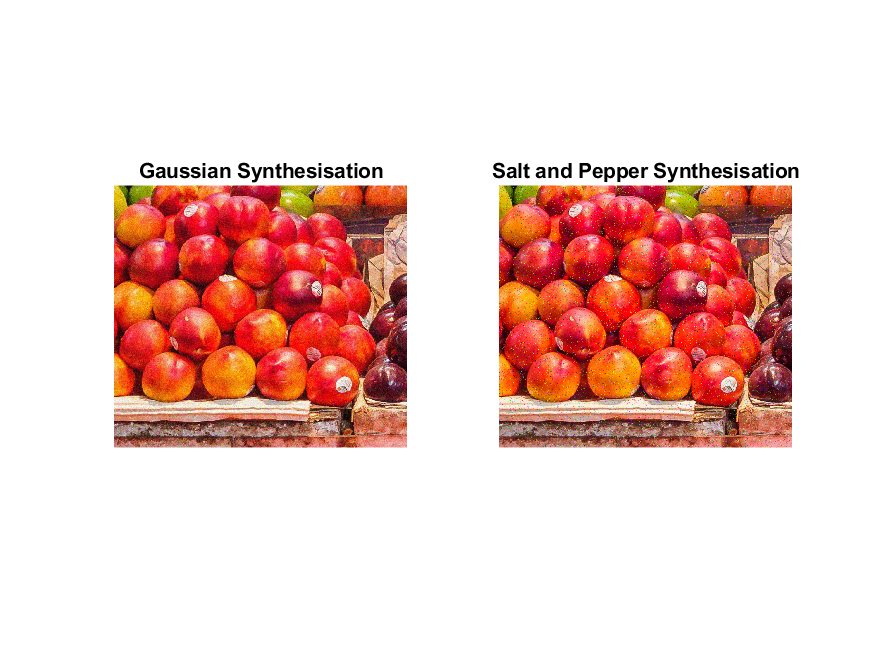
%> input picture Lab 1 - Part I - Introduction to Images and Videos/Figures/FruitsWithNoise.png, 875 x 656 px, given in place of Fruits.jpg, which was not available
$ octave Lab1Part2initial.m   (GNU Octave 9; MATLAB toolbox functions it lacks are replaced by stand-ins)
%> lines starting %> are read from the running program, lines starting %| are printed output that depends on the picture; in (x1, y1, x2, y2) boxes, pixels count from 0 and x2, y2 are one past the last pixel; in counts of white or black regions, pixels touching at a corner belong together; the program's own positions count from 1; pictures that were not available may be replaced by others from this repository, and a replacement may not be noted
% Lab 1 part 2 finalised script

clear
close all;

Fruits = imread('Images\Fruits.jpg');
%> Fruits is the input picture: size 656x875x3 uint8; mean R, G, B 238.4, 206.7, 200.6
imwrite(Fruits,'Figures\imageFruits.png')

% Images with noise
ImageGaussian = imnoise(Fruits, 'gaussian'); %adding noise to images
ImageSandP = imnoise(Fruits, 'salt & pepper');

FruitsWithNoise = figure;
subplot(1,2,1), imshow(ImageGaussian), title('Gaussian Synthesisation'), zoom(4)
subplot(1,2,2), imshow(ImageSandP), title('Salt and Pepper Synthesisation'), zoom(4)
saveas(FruitsWithNoise, 'Figures/FruitsWithNoise.png')

Fruits = rgb2gray(Fruits);
%> Fruits: size 656x875 uint8

% Edge detection methods
BWsobelInit = edge(Fruits, "sobel");
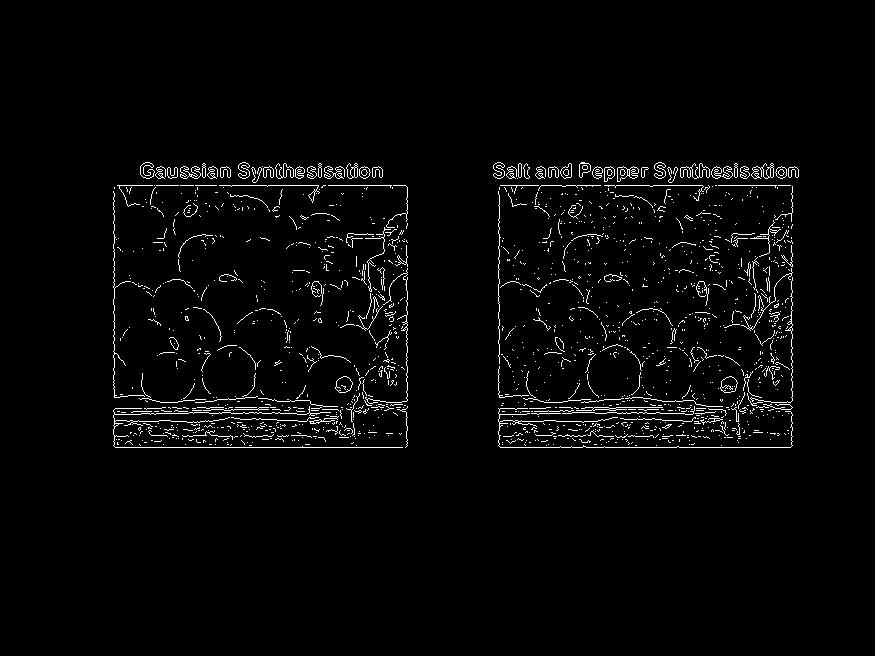
%> BWsobelInit: size 656x875 logical; 2.5% white in thin lines or dots, all inside (x1, y1, x2, y2) = (113, 162, 799, 448)
BWsobelsecond = edge(Fruits, "sobel", 0.03);
BWsobelOptimal = edge(Fruits, "sobel", 0.03, "nothinning"); % This uses the sobel edge detection method
%> BWsobelOptimal: size 656x875 logical; 19.1% white; 520 white regions (499 under 20 px), largest, box (x1, y1, x2, y2) and area: (498, 161, 800, 449) 54774, (113, 161, 408, 449) 49876, (139, 161, 232, 180) 1250

% adjusting threshold------------------------------------------------------
BWprewittInit = edge(Fruits, "prewitt");
BWprewittsecond = edge(Fruits, "prewitt", 0.03);
BWprewittOptimal = edge(Fruits, "prewitt", 0.03, "nothinning");
%> BWprewittOptimal: size 656x875 logical; 18.8% white; 821 white regions (802 under 20 px), largest, box (x1, y1, x2, y2) and area: (498, 161, 800, 449) 53747, (113, 161, 408, 449) 48511, (139, 161, 232, 180) 1263

SegmentationThresholdComp = figure;
subplot(3,2,1), imshow(BWsobelInit), title('Sobel operator for segmentation')
subplot(3,2,3), imshow(BWsobelsecond), title('Optimised Sobel segmentation')
subplot(3,2,5), imshow(BWsobelOptimal), title('Optimised Sobel - Nothinning')
subplot(3,2,2), imshow(BWprewittInit), title('Prewitt operator for segmentation')
subplot(3,2,4), imshow(BWprewittsecond), title('Optimised Prewitt segmentation')
subplot(3,2,6), imshow(BWprewittOptimal), title('Optimised Prewitt - Nothinning')
saveas(SegmentationThresholdComp, 'Figures/SegmentationThresholdComp.png')

BWcannyOptimal = edge(Fruits, "canny", [0.025 0.1], "nothinning");

% adjusting noise----------------------------------------------------------
ImageGaussian = imnoise(Fruits, 'gaussian');
%> ImageGaussian: size 656x875 uint8
ImageSandP = imnoise(Fruits, 'salt & pepper');
%> ImageSandP: size 656x875 uint8

SobelGaussianEdge1 = edge(ImageGaussian, "sobel", 0.03, "nothinning");
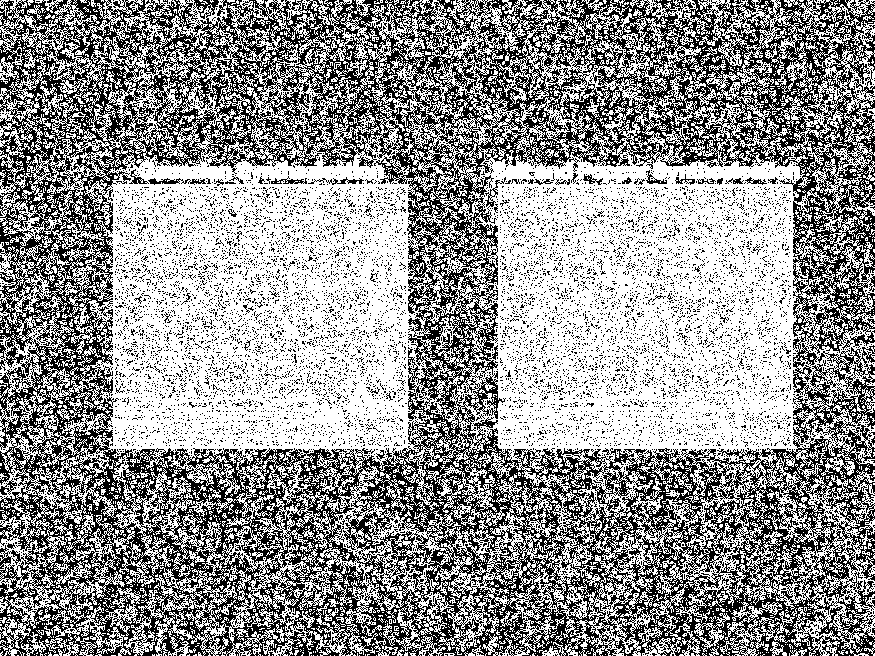
%> SobelGaussianEdge1: size 656x875 logical; 57.6% white; black in thin lines or dots
SobelSandPEdge1 = edge(ImageSandP, "sobel", 0.03, "nothinning");
%> SobelSandPEdge1: size 656x875 logical; 35.1% white; 5383 white regions (4386 under 20 px), largest, box (x1, y1, x2, y2) and area: (486, 154, 805, 459) 65374, (106, 156, 414, 456) 60301, (139, 159, 232, 182) 1312
PrewittGaussianEdge1 = edge(ImageGaussian, "prewitt", 0.03, "nothinning");
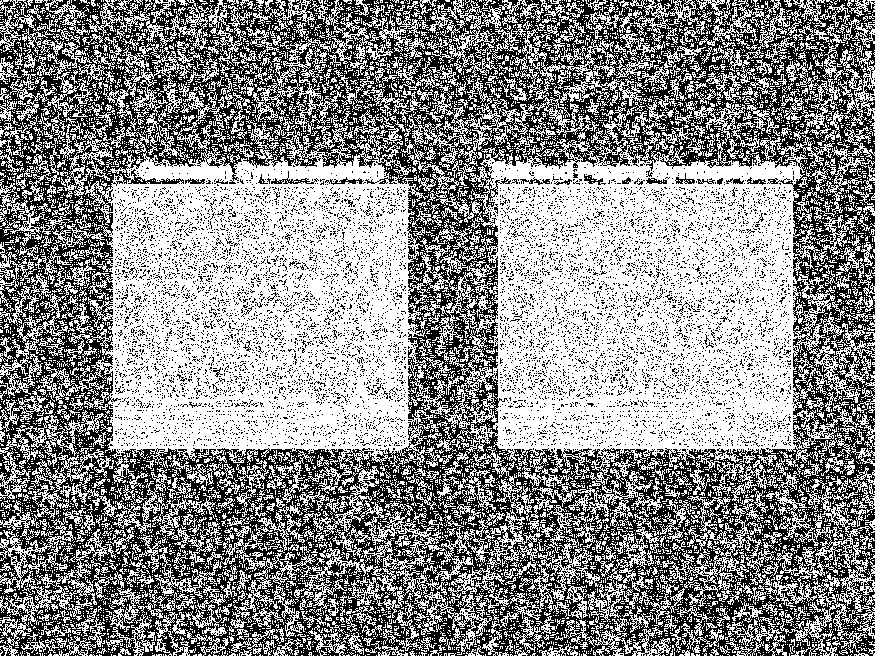
%> PrewittGaussianEdge1: size 656x875 logical; 54.7% white; black in thin lines or dots
PrewittSandPEdge1 = edge(ImageSandP, "prewitt", 0.03, "nothinning");
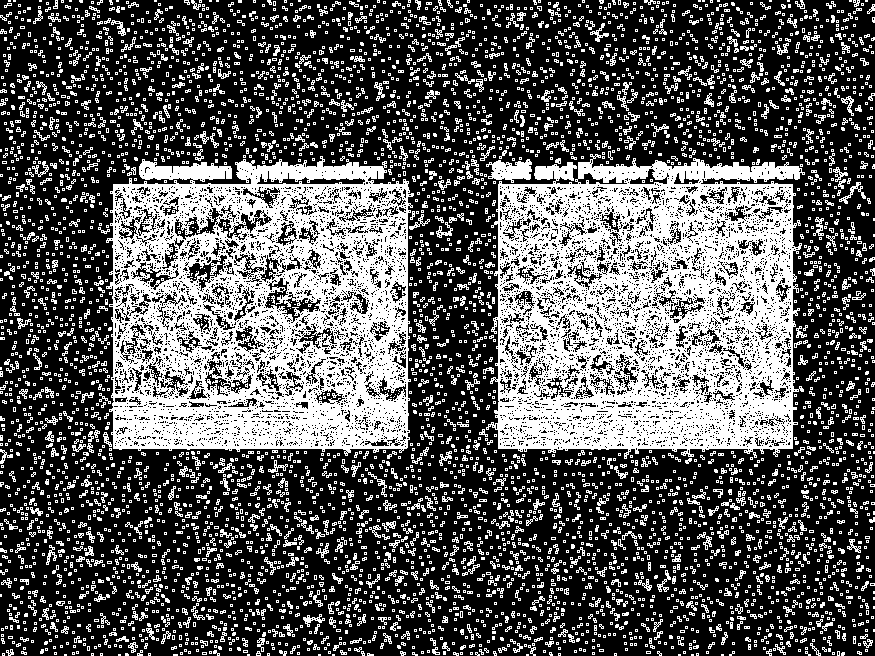
%> PrewittSandPEdge1: size 656x875 logical; 34.9% white; 5484 white regions (4488 under 20 px), largest, box (x1, y1, x2, y2) and area: (486, 154, 805, 459) 64771, (106, 156, 414, 456) 60785, (486, 159, 532, 183) 691

SegmentationNoiseComp = figure;
subplot(3,2,1), imshow(BWsobelOptimal), title('Sobel operator for segmentation')
subplot(3,2,3), imshow(SobelGaussianEdge1), title('Sobel edges on Gaussian noise')
subplot(3,2,5), imshow(SobelSandPEdge1), title('Sobel edges on S and P noise')
subplot(3,2,2), imshow(BWprewittOptimal), title('Prewitt operator for segmentation')
subplot(3,2,4), imshow(PrewittGaussianEdge1), title('Prewitt edges on Gaussian noise')
subplot(3,2,6), imshow(PrewittSandPEdge1), title('Prewitt edges on S and P noise')
saveas(SegmentationNoiseComp, 'Figures/SegmentationNoiseComp.png')
% As discussed in the document submitted, the algorithms weren't very
% effective dealing with images with noise. Next step was trying to see if
% changing threshold could help, it didn't

ImageGaussian = imnoise(Fruits, 'gaussian');
ImageSandP = imnoise(Fruits, 'salt & pepper');

SobelGaussianEdge2 = edge(ImageGaussian, "sobel", 0.1);
%> SobelGaussianEdge2: size 656x875 logical; 5.8% white in thin lines or dots
SobelSandPEdge2 = edge(ImageSandP, "sobel", 0.1);
%> SobelSandPEdge2: size 656x875 logical; 12.7% white in thin lines or dots
PrewittGaussianEdge2 = edge(ImageGaussian, "prewitt", 0.1);
%> PrewittGaussianEdge2: size 656x875 logical; 5.3% white in thin lines or dots
PrewittSandPEdge2 = edge(ImageSandP, "prewitt", 0.1);
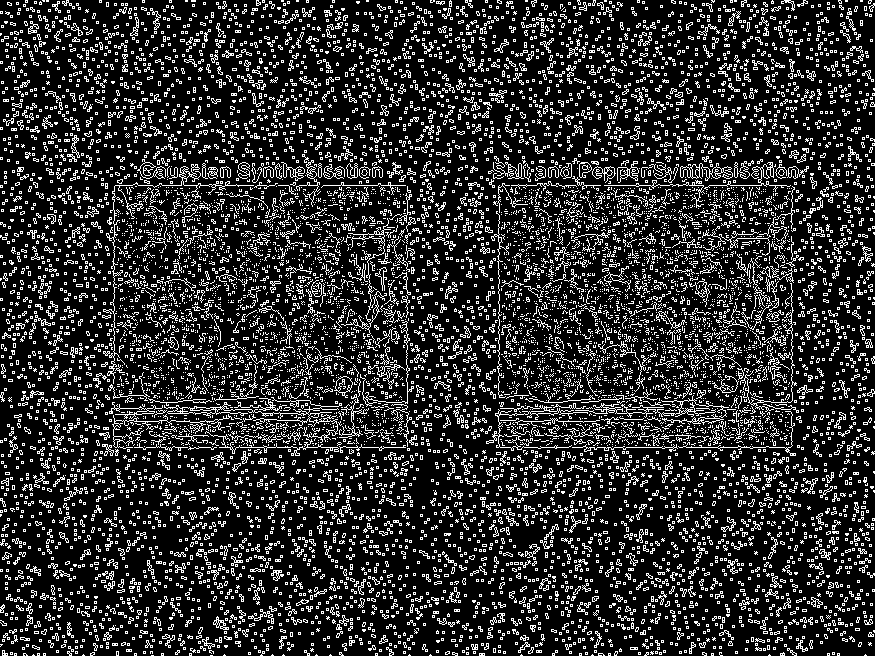
%> PrewittSandPEdge2: size 656x875 logical; 18% white in thin lines or dots

SegmentationThresholdNoiseComp = figure;
subplot(3,2,1), imshow(BWsobelOptimal), title('Sobel operator for segmentation')
subplot(3,2,3), imshow(SobelGaussianEdge2), title('Sobel edges on Gaussian noise')
subplot(3,2,5), imshow(SobelSandPEdge2), title('Sobel edges on S and P noise')
subplot(3,2,2), imshow(BWprewittOptimal), title('Prewitt operator for segmentation')
subplot(3,2,4), imshow(PrewittGaussianEdge2), title('Prewitt edges on Gaussian noise')
subplot(3,2,6), imshow(PrewittSandPEdge2), title('Prewitt edges on S and P noise')
saveas(SegmentationThresholdNoiseComp, 'Figures/SegmentationNoiseComp.png')

%Next idea to fix this was by using filters to get noise out

% Median filter
MedFiltGaussianim = medfilt2(ImageGaussian, [5 5]); % [5 5] is superior to default [3 3]
MedFiltSandPim = medfilt2(ImageSandP, [5 5]);

SobelMedFiltGaussianEdge = edge(MedFiltGaussianim, "sobel", 0.02);
%> SobelMedFiltGaussianEdge: size 656x875 logical; 9.2% white in thin lines or dots
PrewittMedFiltGaussianEdge = edge(MedFiltGaussianim, "prewitt", 0.02);
%> PrewittMedFiltGaussianEdge: size 656x875 logical; 8.9% white in thin lines or dots
CannyMedFiltGaussianEdge = edge(MedFiltGaussianim, "canny", [0.002 0.01]);
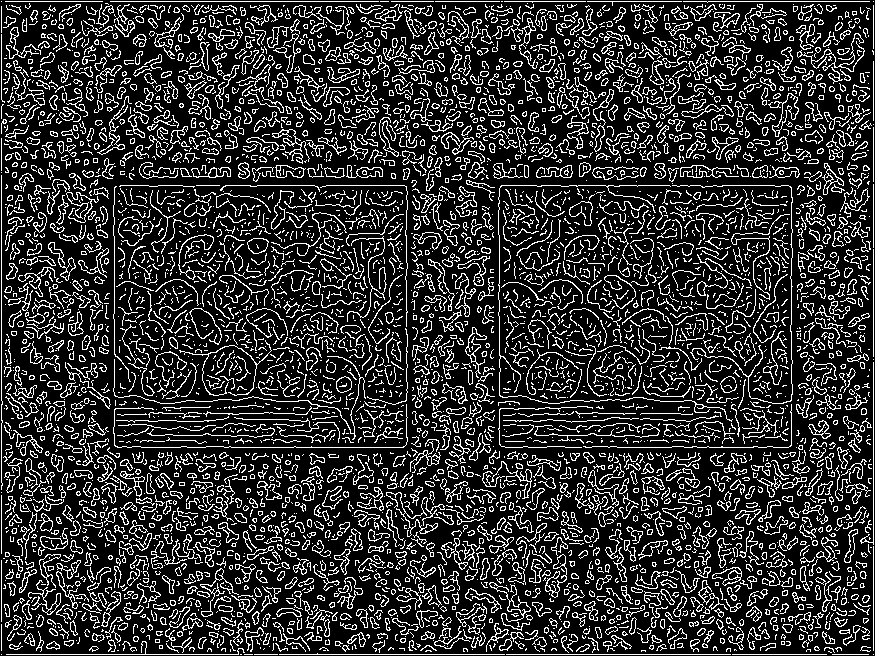
%> CannyMedFiltGaussianEdge: size 656x875 logical; 19.4% white in thin lines or dots
SobelMedFiltSandPEdge = edge(MedFiltSandPim, "sobel", 0.008);
%> SobelMedFiltSandPEdge: size 656x875 logical; 6.7% white in thin lines or dots
PrewittMedFiltSandPEdge = edge(MedFiltSandPim, "prewitt", 0.008);
%> PrewittMedFiltSandPEdge: size 656x875 logical; 6.7% white in thin lines or dots
CannyMedFiltSandPEdge = edge(MedFiltSandPim, "canny", [0.002 0.01]);
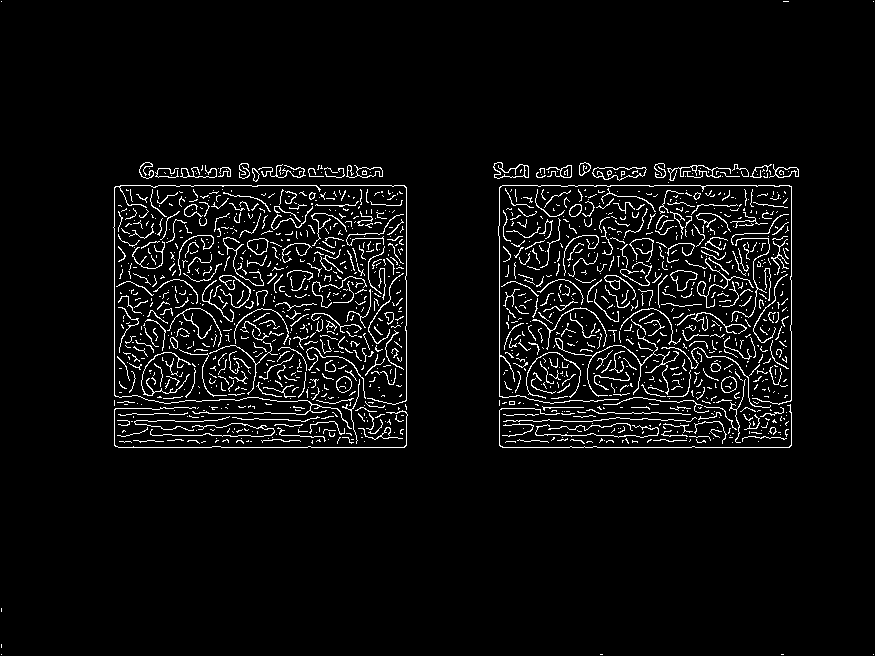
%> CannyMedFiltSandPEdge: size 656x875 logical; 4.8% white in thin lines or dots

MedianFilterComp = figure;
subplot(3,2,1), imshow(SobelMedFiltGaussianEdge), title('Sobel operator on Median filtered Gaussian noise')
subplot(3,2,3), imshow(PrewittMedFiltGaussianEdge), title('Prewitt operator on Median filtered Gaussian noise')
subplot(3,2,5), imshow(CannyMedFiltGaussianEdge), title('Canny operator on Median filtered Gaussian noise')
subplot(3,2,2), imshow(SobelMedFiltSandPEdge), title('Sobel operator on Median filtered S and P noise')
subplot(3,2,4), imshow(PrewittMedFiltSandPEdge), title('Prewitt operator on Median filtered S and P noise')
subplot(3,2,6), imshow(CannyMedFiltSandPEdge), title('Canny operator on Median filtered S and P noise')
saveas(MedianFilterComp, 'Figures/MedianFilterComp.png')
